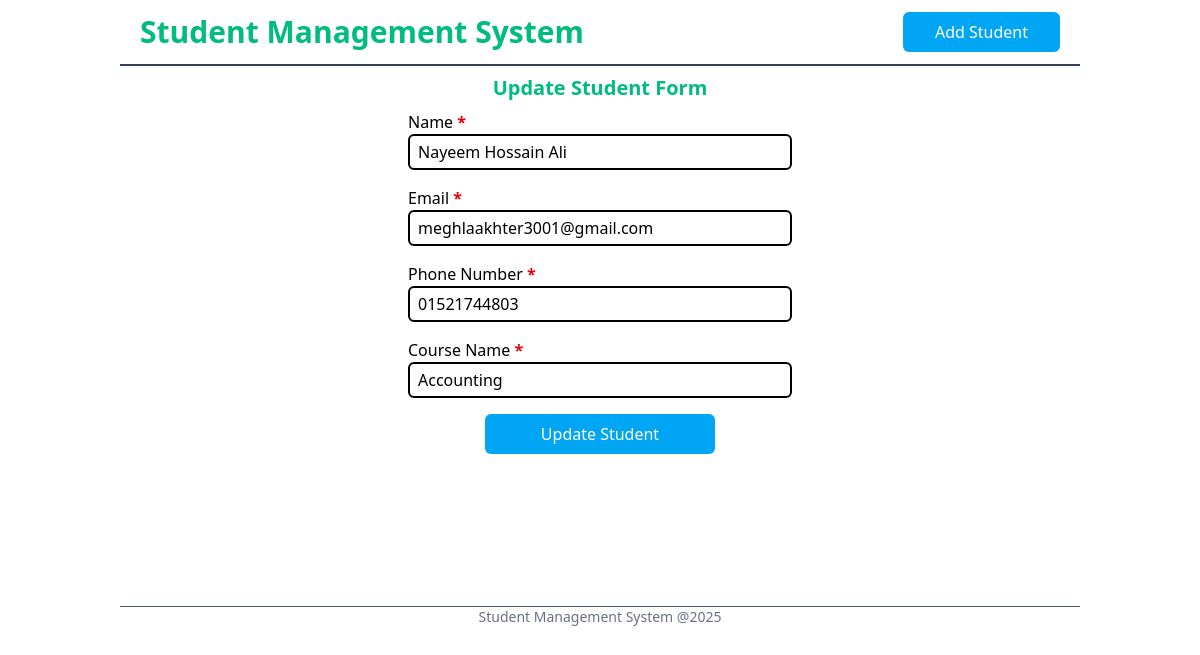
/update/2/, run on an earlier commit of the app's database.
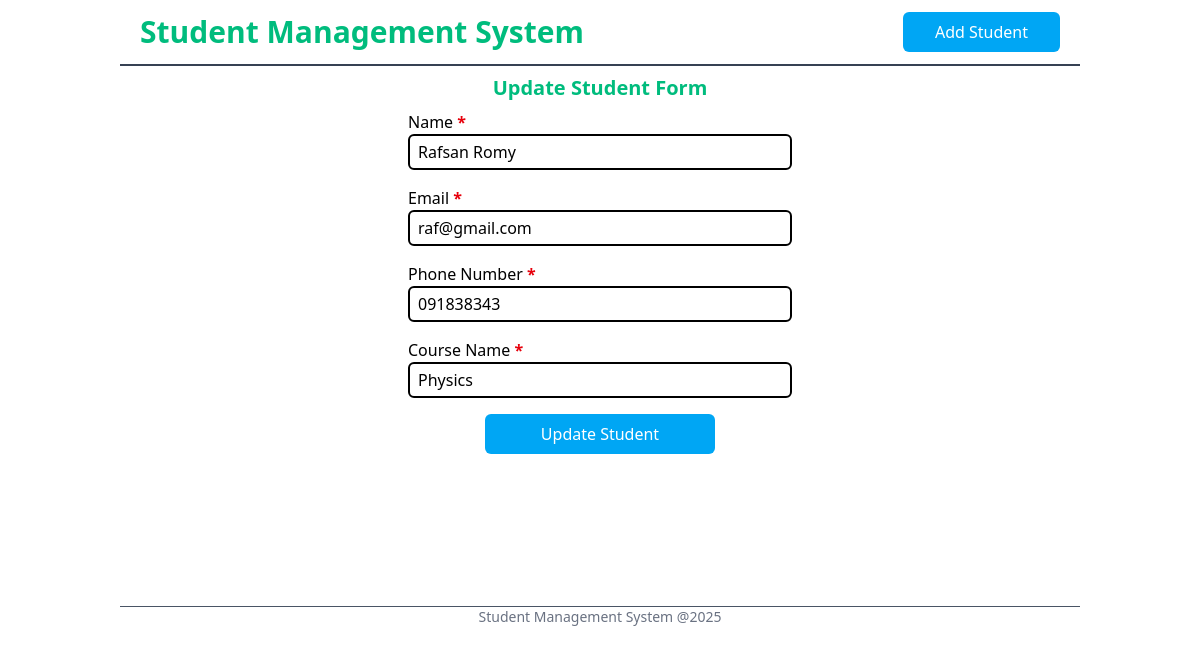
And on a later commit of the database.
### students_app/models.py (models this page shows, shortened)
class Student(models.Model):
    name = models.CharField(max_length=100)
    email = models.EmailField(max_length=100)
    phone_no = models.CharField(max_length=20)
    course_name = models.CharField(max_length=100)

### students_app/views.py (the view, shortened to what this page needs)
# urls.py: path('update/<int:student_id>/', views.update, name='update_student'),
def update(request, student_id):
    student = Student.objects.get(id=student_id)
    return render(request, 'update_student.html', {'student': student})

### students_app/templates/update_student.html (shortened to what this page needs)
{% extends 'base.html' %}
{% block content %}
<section class="w-2/5 mx-auto">
    <h2 class="text-xl font-semibold text-emerald-500 text-center py-2">Update Student Form</h2>
    <form action="" method="post" class="space-y-4">
        <div>
            <label for="name">
                Name
                <span class="text-red-600 font-semibold">*</span>
            </label>
            <input type="text" id="name" name="name" class="border-2 rounded-md w-full px-2 py-1"
                value="{{student.name}}" placeholder="Enter your name here..." required>
        </div>
        <div>
            <label for="email">
                Email
                <span class="text-red-600 font-semibold">*</span>
            </label>
            <input type="email" id="email" name="email" class="border-2 rounded-md w-full px-2 py-1"
                value="{{student.email}}" placeholder="Enter your email here..." required>
        </div>
        <div>
            <label for="phone_no">
                Phone Number
                <span class="text-red-600 font-semibold">*</span>
            </label>
            <input type="text" id="phone_no" name="phone_no" class="border-2 rounded-md w-full px-2 py-1"
                value="{{student.phone_no}}" placeholder="Enter your phone number here..." required>
        </div>
        <div>
            <label for="course_name">
                Course Name
                <span class="text-red-600 font-semibold">*</span>
            </label>
            <input type="text" id="course_name" name="course_name" class="border-2 rounded-md w-full px-2 py-1"
                value="{{student.course_name}}" placeholder="Enter your course name here..." required>
        </div>
        <div class="w-3/5 mx-auto">
            <button type="submit"
                class="w-full bg-sky-500 text-white px-8 py-2 cursor-pointer hover:opacity-70 duration-300 rounded-md">
                Update Student
            </button>
        </div>
    </form>
</section>
{% endblock %}

What changed in the data, as far as the page shows it:
changed Student: name "Nayeem Hossain Ali" → "Rafsan Romy"; email "meghlaakhter3001@gmail.com" → "raf@gmail.com"; phone_no "01521744803" → "091838343"; course_name "Accounting" → "Physics"
